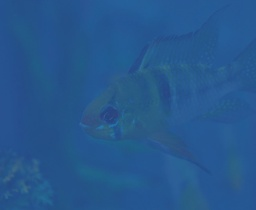
#> input picture fusion-matlab/img/1.jpg, 256 x 210 px, shrunk from 1562 x 1284 before the run, given as the content of the folder D:/img/InputImages, which was not available
$ python main.py
#> lines starting #> are read from the running program, lines starting #| are printed output that depends on the picture; long printed decimals are rounded; pictures that were not available may be replaced by others from this repository, and a replacement may not be noted
#> further down, img is the input picture: shape (210, 256, 3); mean B, G, R 141.4, 87.6, 37.8
### IBLA/getRGbDarkChannel.py
import numpy as np


def getMinChannel(img):

	imgGray = np.zeros((img.shape[0],img.shape[1]))
	localMin = 255
	for i in range(0,img.shape[0]):
		for j in range(0,img.shape[1]):
			localMin = 255
			for k in range(0,3):
				if img.item((i,j,k)) < localMin:
					localMin = img.item((i,j,k))
			imgGray[i,j] = localMin
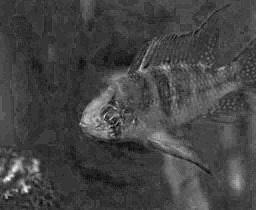
#> imgGray: shape (210, 256) float64; min 29, max 62, mean 37.8; drawn with min black and max white
	return imgGray


def getRGB_Darkchannel(img, blockSize):
    img = getMinChannel(img)
    addSize = int((blockSize - 1) / 2)
    newHeight = img.shape[0] + blockSize - 1
    newWidth = img.shape[1] + blockSize - 1
    # 中间结果
    imgMiddle = np.zeros((newHeight, newWidth))
    imgMiddle[:, :] = 255
    imgMiddle[addSize:newHeight - addSize, addSize:newWidth - addSize] = img
    # print('imgMiddle',imgMiddle)
    imgDark = np.zeros((img.shape[0], img.shape[1]), np.uint8)
    for i in range(addSize, newHeight - addSize):
        for j in range(addSize, newWidth - addSize):
            localMin = 255
            for k in range(i - addSize, i + addSize + 1):
                for l in range(j - addSize, j + addSize + 1):
                    if imgMiddle.item((k, l)) < localMin:
                        localMin = imgMiddle.item((k, l))
            imgDark[i - addSize, j - addSize] = localMin
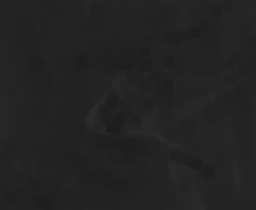
#> imgDark: shape (210, 256); min 29, max 46, mean 35
    imgDark = np.float16(imgDark)

    return imgDark

### IBLA/blurrinessMap.py
import cv2
import numpy as np


def getMaxDarkChannel(img, blockSize):
    addSize = int((blockSize - 1) / 2)
    newHeight = img.shape[0] + blockSize - 1
    newWidth = img.shape[1] + blockSize - 1
    # 中间结果
    imgMiddle = np.zeros((newHeight, newWidth))
    imgMiddle[:, :] = 0
    imgMiddle[addSize:newHeight - addSize, addSize:newWidth - addSize] = img
    # print('imgMiddle',imgMiddle)
    imgDark = np.zeros((img.shape[0], img.shape[1]), np.uint8)
    for i in range(addSize, newHeight - addSize):
        for j in range(addSize, newWidth - addSize):
            localMin = 0
            for k in range(i - addSize, i + addSize + 1):
                for l in range(j - addSize, j + addSize + 1):
                    if imgMiddle.item((k, l)) > localMin:
                        localMin = imgMiddle.item((k, l))
            imgDark[i - addSize, j - addSize] = localMin
    imgDark = np.uint8(imgDark)
    return imgDark


def blurrnessMap(img,blockSize,n):
#> called with blockSize = 9, n = 5
    B = np.zeros((img.shape))
    for i in range(1, n):

        r = 2 ** i * (n - 1) + 1
        # print('r', r)
        img = np.uint8(img)
        blur = cv2.GaussianBlur(img, (r, r), r)
        blur = np.float32(blur)
        img = np.float32(img)
        B = np.absolute((img - blur)) + B
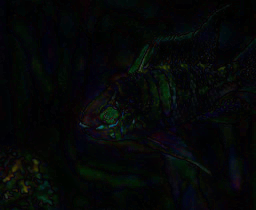
#> B: shape (210, 256, 3) float64; mean B, G, R 7.5, 7.4, 5.1
    B_Map = B / (n - 1)
    B_Map = np.uint8(B_Map)

    B_Map_dark = cv2.cvtColor((B_Map), cv2.COLOR_BGR2GRAY)

    Roughdepthmap = getMaxDarkChannel(B_Map_dark, blockSize)
    Refinedepthmap = cv2.bilateralFilter(Roughdepthmap, 9, 75, 75)
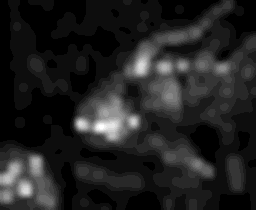
#> Refinedepthmap: shape (210, 256); min 1, max 20, mean 3.52; drawn with min black and max white
    return Refinedepthmap

### IBLA/getAtomsphericLightOne.py
import numpy as np

# 用于排序时存储原来像素点位置的数据结构
class Node(object):
	def __init__(self,x,y,value):
		self.x = x
		self.y = y
		self.value = value
	def printInfo(self):
		print(self.x,self.y,self.value)


def getAtomsphericLightDCP_Bright(darkChannel, img,percent):
    # print('getAtomsphericLightDCP_MAX(darkChannel, img,percent):',darkChannel)
#> called with percent = 0.001
    size = darkChannel.shape[0] * darkChannel.shape[1]
    height = darkChannel.shape[0]
    width = darkChannel.shape[1]
    nodes = []
    img = np.float32(img)
    # 用一个链表结构(list)存储数据
    for i in range(0, height):
        for j in range(0, width):
            oneNode = Node(i, j, darkChannel[i, j])
            nodes.append(oneNode)
#> this loop made 210 passes
    # 排序
    nodes = sorted(nodes, key=lambda node: node.value, reverse=True)
    atomsphericLight = 0
    # 获取暗通道前0.1%(percent)的位置的像素点在原图像中的最高亮度值
    SumImg = np.zeros(3)
    for i in range(0, int(percent * size)):
        SumImg  =  SumImg  + img[nodes[i].x, nodes[i].y, :]
    AtomsphericLight  = SumImg/(int(percent * size))
    return AtomsphericLight

### IBLA/getAtomsphericLightTwo.py
import cv2
import numpy as np


def Selection_SameFour(I_gray_Q,height_begin,height_end,width_begin,width_end):
    height = height_end - height_begin
    width  = width_end  - width_begin
    Q = []

    for i in range(height_begin,height_end):
        for j in range(width_begin,width_end):
            Q.append(I_gray_Q[i,j])
    Q = np.array(Q).reshape((height,width))
    return Q

def quadTree(img,I_gray_Q):
    height = I_gray_Q.shape[0]
    width = I_gray_Q.shape[1]

    if(height/2 == 1):
        height = height- 1
    if (width / 2  == 1 ):
        width = width - 1
    half_height = int(height/2)
    half_width = int(width/2)
    Q1 = Selection_SameFour(I_gray_Q,0,half_height,0,half_width)
    Q2 = Selection_SameFour(I_gray_Q,0,half_height,half_width,(half_width*2))
    Q3 = Selection_SameFour(I_gray_Q,half_height,(half_height*2),0,half_width)
    Q4 = Selection_SameFour(I_gray_Q,half_height,(half_height*2),half_width,(half_width*2))
    Q1_var = np.var(Q1)
    Q2_var = np.var(Q2)
    Q3_var = np.var(Q3)
    Q4_var = np.var(Q4)
    Q_var_min = np.min([Q1_var,Q2_var,Q3_var,Q4_var])
    if(Q1_var == Q_var_min):
        return img[0:half_height,0:half_width,:],Q1
    if (Q2_var == Q_var_min):
        return img[0:half_height,half_width:(half_width*2),:],Q2
    if (Q3_var == Q_var_min):
        return img[half_height:(half_height*2),0:half_width,:],Q3
    if (Q4_var == Q_var_min):
        return img[half_height:(half_height*2),half_width:(half_width*2),:],Q4


def getAtomsphericLightLv(img):
    I_gray_Q = cv2.cvtColor(img, cv2.COLOR_BGR2GRAY)
    for i in range(0,5):
        img,I_gray_Q  = quadTree(img,I_gray_Q)
    AtomsphericLight = np.zeros(3)
    for i in range(3):
        AtomsphericLight[i] = np.mean(img[:,:,i])
    return AtomsphericLight

### IBLA/getAtomsphericLightThree.py
import cv2
import numpy as np

from blurrinessMap import blurrnessMap


def Selection_SameFour(I_gray_Q,height_begin,height_end,width_begin,width_end):
    height = height_end - height_begin
    width  = width_end  - width_begin
    Q = []

    for i in range(height_begin,height_end):
        for j in range(width_begin,width_end):
            Q.append(I_gray_Q[i,j])
    Q = np.array(Q).reshape((height,width))
    return Q
def quadTree(img,I_gray_Q):
    height = I_gray_Q.shape[0]
    width = I_gray_Q.shape[1]
    if(height/2 == 1):
        height = height- 1
    if (width / 2  == 1 ):
        width = width - 1
    half_height = int(height/2)
    half_width = int(width/2)
    Q1 = Selection_SameFour(I_gray_Q,0,half_height,0,half_width)
    Q2 = Selection_SameFour(I_gray_Q,0,half_height,half_width,(half_width*2))
    Q3 = Selection_SameFour(I_gray_Q,half_height,(half_height*2),0,half_width)
    Q4 = Selection_SameFour(I_gray_Q,half_height,(half_height*2),half_width,(half_width*2))
    Q1_var = np.var(Q1)
    Q2_var = np.var(Q2)
    Q3_var = np.var(Q3)
    Q4_var = np.var(Q4)
    Q_var_min = np.min([Q1_var,Q2_var,Q3_var,Q4_var])
    if(Q1_var == Q_var_min):
        return img[0:half_height,0:half_width,:],Q1
    if (Q2_var == Q_var_min):
        return img[0:half_height,half_width:(half_width*2),:],Q2
    if (Q3_var == Q_var_min):
        return img[half_height:(half_height*2),0:half_width,:],Q3
    if (Q4_var == Q_var_min):
        return img[half_height:(half_height*2),half_width:(half_width*2),:],Q4


def getAtomsphericLightLb(img,blockSize,n):
#> called with blockSize = 9, n = 5
    BlurrnessMap  =  blurrnessMap(img, blockSize, n)
    for i in range(0, 5):
        img, BlurrnessMap = quadTree(img, BlurrnessMap)
    AtomsphericLight = np.zeros(3)
    for i in range(3):
        AtomsphericLight[i] = np.mean(img[:, :, i])
    return AtomsphericLight

### IBLA/getAtomsphericLightFusion.py
import numpy as np
import math

e = math.e
def S(img,sigma):
    height = img.shape[0]
    width = img.shape[1]
    Filter_more_half = []
    for i in range(height):
        for j in range(width):
            if(img[i,j]>(0.5*255)):
                Filter_more_half.append(img[i,j])
    Length_more_half = len(Filter_more_half)
    a = Length_more_half/(height * width)
    FinalS = (1 + e ** (-32 * (a - sigma))) ** -1
    return FinalS


def ThreeAtomsphericLightFusion(AtomsphericLightOne,AtomsphericLightTwo,AtomsphericLightThree,img):
    FialAtomsphericLightFusion = np.zeros(3)
    for i in range(0,3):
        Max = np.max([AtomsphericLightOne[i],AtomsphericLightTwo[i],AtomsphericLightThree[i]])
        Min = np.min([AtomsphericLightOne[i],AtomsphericLightTwo[i],AtomsphericLightThree[i]])
        alpha = S(img[:,:,i],sigma = 0.2)
        # print('alpha',alpha)
        AtomsphericLightFusion = alpha * Max +  (1-alpha) * Min
        FialAtomsphericLightFusion[i]= AtomsphericLightFusion
#| AtomsphericLight [147.          88.004  35.876]
    return FialAtomsphericLightFusion

### IBLA/MapOne.py
import numpy as np

from getOneChannelMax import getMaxChannel


def max_R(img,blockSize):
#> called with blockSize = 9
    img = img[:,:,2]
#> img: shape (210, 256)
    R_map  = getMaxChannel(img, blockSize)
    return R_map

### IBLA/getOneChannelMax.py
import numpy as np


def getMaxChannel(img, blockSize):
#> called with blockSize = 9
    addSize = int((blockSize - 1) / 2)
    newHeight = img.shape[0] + blockSize - 1
    newWidth = img.shape[1] + blockSize - 1

    # 中间结果
    imgMiddle = np.zeros((newHeight, newWidth),'float64')
    imgMiddle[:, :] = 0
    imgMiddle[addSize:newHeight - addSize, addSize:newWidth - addSize] = img
    # print('imgMiddle',imgMiddle)
    imgDark = np.zeros((img.shape[0], img.shape[1]), dtype=np.float64)
    localMax = 0
    for i in range(addSize, newHeight - addSize):
        for j in range(addSize, newWidth - addSize):
            localMax = 0
            for k in range(i - addSize, i + addSize + 1):
                for l in range(j - addSize, j + addSize + 1):
                    if imgMiddle.item((k, l)) > localMax:
                        localMax = imgMiddle.item((k, l))
            imgDark[i - addSize, j - addSize] = localMax
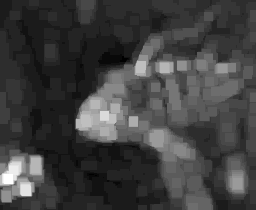
#> imgDark: shape (210, 256) float64; min 34, max 62, mean 41.1; drawn with min black and max white
    return imgDark

### IBLA/MapTwo.py
import numpy as np
from getOneChannelMax import getMaxChannel

def getGBMAxChannel(img):
    imgGray = np.zeros((img.shape[0], img.shape[1]), dtype=np.float64)
    for i in range(0, img.shape[0]):
        for j in range(0, img.shape[1]):
            localMax = 0
            for k in range(0, 2):
                if img.item((i, j, k)) > localMax:
                    localMax = img.item((i, j, k))
            imgGray[i, j] = localMax
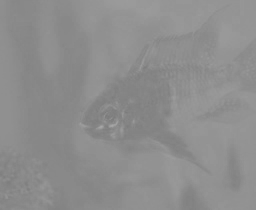
#> imgGray: shape (210, 256) float64; min 123, max 167, mean 141.4
    return imgGray


def R_minus_GB(img,blockSize,R_map):
    img = getGBMAxChannel(img)
    mip_map =  R_map - getMaxChannel(img, blockSize)
    return mip_map

### IBLA/F_stretching.py
import numpy as np

def StretchingFusion(map):
    map_max = np.max(map)
    map_min = np.min(map)

    # if(map_max < 2):
    #     map_max = 5
    finalmap  = (map - map_min) / (map_max - map_min)
#| Theta_a 0.0
#| Theta_b 1.0
    return finalmap

### IBLA/global_Stretching.py
import numpy as np

def global_stretching(img_L):
    height = len(img_L)
    width = len(img_L[0])
    length = height * width
    R_rray = []
    for i in range(height):
        for j in range(width):
            R_rray.append(img_L[i][j])
    R_rray.sort()
    I_min = R_rray[int(length / 200)]
    I_max = R_rray[-int(length / 200)]
    print('I_min',I_min)
#| I_min 0.1071
    print('I_max',I_max)
#| I_max 0.9643
    array_Global_histogram_stretching_L = np.zeros((height, width))
    for i in range(0, height):
        for j in range(0, width):
            if img_L[i][j] < I_min:
                p_out = img_L[i][j]
                array_Global_histogram_stretching_L[i][j] = 0.05
            elif (img_L[i][j] > I_max):
                p_out = img_L[i][j]
                array_Global_histogram_stretching_L[i][j] = 0.95
            else:
                p_out = (img_L[i][j] - I_min) * ((0.95-0.05) / (I_max - I_min))+ 0.05
                array_Global_histogram_stretching_L[i][j] = p_out
    return (array_Global_histogram_stretching_L)


# [23 lines of commented-out code are left out]

### IBLA/CloseDepth.py
import numpy as np
import math


def  closePoint(img, AtomsphericLight):
    Max = []
    img = np.float32(img)
    for i in range(0,3):
        Max_Abs =  np.absolute(img[i] - AtomsphericLight[i])
        Max_I = np.max(Max_Abs)
        Max_B = np.max([AtomsphericLight[i],(255 -AtomsphericLight[i])])
        temp  = Max_I / Max_B
        Max.append(temp)
    print('Max',Max)
#| Max [0.7619, 0.4012, 0.5436]
    K_b = 1  - np.max(Max)
    return K_b

### IBLA/getTransmissionR.py

import numpy as np
import math
e = math.e


def getTransmission(d_f):

    transmission = e ** ( (-1/7)* d_f)

    transmission = np.clip(transmission, 0.1, 1)

    return transmission

### IBLA/getTransmissionGB.py
import numpy as np

def transmissionMap(transmissionR, AtomsphericLight,BG ,AtomsphericLight_R, R):
#> called with AtomsphericLight = 147, BG = 450, AtomsphericLight_R = 35.88, R = 620
    x = AtomsphericLight_R * ( -0.00113 * BG + 1.62517)
    y = AtomsphericLight * ( -0.00113 * R + 1.62517)
    k = x/y
    transmission = transmissionR ** k
    transmission = np.clip(transmission, 0.1, 1)
    return transmission

def getGBTransmissionESt(transmissionR, AtomsphericLight):
    transmissionB  = transmissionMap(transmissionR, AtomsphericLight[0],450 , AtomsphericLight[2], 620)
    transmissionG  = transmissionMap(transmissionR, AtomsphericLight[1],540 , AtomsphericLight[2], 620)
#> call 2 of transmissionMap, with AtomsphericLight = 88, BG = 540, AtomsphericLight_R = 35.88, R = 620
#> in transmissionMap (call 2), `transmission = transmissionR ** k`:
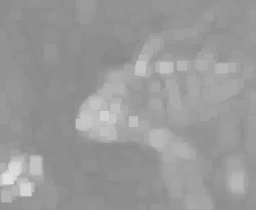
#> transmission: shape (210, 256) float64; min 0.531, max 0.885, mean 0.606

    return transmissionB,transmissionG

### IBLA/GuidedFilter.py
# -*- coding: utf-8 -*-
import numpy as np
import cv2

class GuidedFilter:

    # def __init__(self, I, radius=5, epsilon=0.4):
    def __init__(self, I, radius, epsilon):

        self._radius = 2 * radius + 1
        self._epsilon = epsilon
        self._I = self._toFloatImg(I)
        self._initFilter()

        # print('radius',self._radius)
        # print('epsilon',self._epsilon)

    def _toFloatImg(self, img):
        if img.dtype == np.float32:
            return img
        return ( 1.0 / 255.0 ) * np.float32(img)

    def _initFilter(self):
        I = self._I
        r = self._radius
        eps = self._epsilon

        Ir, Ig, Ib = I[:, :, 0], I[:, :, 1], I[:, :, 2]

        # [10 lines of commented-out code are left out]


        self._Ir_mean = cv2.blur(Ir, (r, r))
        self._Ig_mean = cv2.blur(Ig, (r, r))
        self._Ib_mean = cv2.blur(Ib, (r, r))

        Irr_var = cv2.blur(Ir ** 2, (r, r)) - self._Ir_mean ** 2 + eps
        Irg_var = cv2.blur(Ir * Ig, (r, r)) - self._Ir_mean * self._Ig_mean
        Irb_var = cv2.blur(Ir * Ib, (r, r)) - self._Ir_mean * self._Ib_mean
        Igg_var = cv2.blur(Ig * Ig, (r, r)) - self._Ig_mean * self._Ig_mean + eps
        Igb_var = cv2.blur(Ig * Ib, (r, r)) - self._Ig_mean * self._Ib_mean
        Ibb_var = cv2.blur(Ib * Ib, (r, r)) - self._Ib_mean * self._Ib_mean + eps


        Irr_inv = Igg_var * Ibb_var - Igb_var * Igb_var
        Irg_inv = Igb_var * Irb_var - Irg_var * Ibb_var
        Irb_inv = Irg_var * Igb_var - Igg_var * Irb_var
        Igg_inv = Irr_var * Ibb_var - Irb_var * Irb_var
        Igb_inv = Irb_var * Irg_var - Irr_var * Igb_var
        Ibb_inv = Irr_var * Igg_var - Irg_var * Irg_var

        I_cov = Irr_inv * Irr_var + Irg_inv * Irg_var + Irb_inv * Irb_var
        Irr_inv /= I_cov
        Irg_inv /= I_cov
        Irb_inv /= I_cov
        Igg_inv /= I_cov
        Igb_inv /= I_cov
        Ibb_inv /= I_cov

        self._Irr_inv = Irr_inv
        self._Irg_inv = Irg_inv
        self._Irb_inv = Irb_inv
        self._Igg_inv = Igg_inv
        self._Igb_inv = Igb_inv
        self._Ibb_inv = Ibb_inv

    def _computeCoefficients(self, p):
        r = self._radius
        I = self._I
        Ir, Ig, Ib = I[:, :, 0], I[:, :, 1], I[:, :, 2]


        p_mean = cv2.blur(p, (r, r))
        Ipr_mean = cv2.blur(Ir * p, (r, r))
        Ipg_mean = cv2.blur(Ig * p, (r, r))
        Ipb_mean = cv2.blur(Ib * p, (r, r))


        Ipr_cov = Ipr_mean - self._Ir_mean * p_mean
        Ipg_cov = Ipg_mean - self._Ig_mean * p_mean
        Ipb_cov = Ipb_mean - self._Ib_mean * p_mean

        ar = self._Irr_inv * Ipr_cov + self._Irg_inv * Ipg_cov + self._Irb_inv * Ipb_cov
        ag = self._Irg_inv * Ipr_cov + self._Igg_inv * Ipg_cov + self._Igb_inv * Ipb_cov
        ab = self._Irb_inv * Ipr_cov + self._Igb_inv * Ipg_cov + self._Ibb_inv * Ipb_cov

        b = p_mean - ar * self._Ir_mean - ag * self._Ig_mean - ab * self._Ib_mean

        ar_mean = cv2.blur(ar, (r, r))
        ag_mean = cv2.blur(ag, (r, r))
        ab_mean = cv2.blur(ab, (r, r))
        b_mean = cv2.blur(b, (r, r))

        return ar_mean, ag_mean, ab_mean, b_mean

    def _computeOutput(self, ab, I):

        ar_mean, ag_mean, ab_mean, b_mean = ab
        Ir, Ig, Ib = I[:, :, 0], I[:, :, 1], I[:, :, 2]
        q = ar_mean * Ir + ag_mean * Ig + ab_mean * Ib + b_mean
        return q

    def filter(self, p):

        p_32F = self._toFloatImg(p)

        ab = self._computeCoefficients(p)
        return self._computeOutput(ab, self._I)

### IBLA/sceneRadiance.py
import numpy as np


def sceneRadianceRGB(img, transmissionB, transmissionG, transmissionR, AtomsphericLight):
    transmission = np.zeros(img.shape)
    transmission[:, :, 0] = transmissionB
    transmission[:, :, 1] = transmissionG
    transmission[:, :, 2] = transmissionR
    sceneRadiance = np.zeros(img.shape)
    img = np.float32(img)
    for i in range(0, 3):
        sceneRadiance[:, :, i] = (img[:, :, i] - AtomsphericLight[i]) / transmission[:, :, i]  + AtomsphericLight[i]
        # 限制透射率 在0～255
    sceneRadiance = np.clip(sceneRadiance,0, 255)
    sceneRadiance = np.uint8(sceneRadiance)
    return sceneRadiance

### IBLA/MapFusion.py
import numpy as np
import math
e = math.e

def S(a,sigma):
    FinalS = (1 + e ** (-32 * (a - sigma))) ** -1
    return FinalS

def Scene_depth(d_R,d_D,d_B,img,AtomsphericLight):
    avg_BL = np.mean(AtomsphericLight)
    avg_Ir = np.mean(img[:,:,2])
    # print('avg_BL',avg_BL)
    # print('avg_Ir',avg_Ir)

    Theta_a = S(avg_BL, 0.5*255)
    Theta_b = S(avg_Ir, 0.1*255)

    print('Theta_a',Theta_a)
    print('Theta_b',Theta_b)

    Depth_map =   Theta_b *  (Theta_a * d_D  +  (1  - Theta_a) *  d_R )  +   (1 - Theta_b) *   d_B
    return Depth_map

### IBLA/getRefinedTransmission.py
import cv2
import numpy as np

from GuidedFilter import GuidedFilter


def  Refinedtransmission(transmissionB,transmissionG,transmissionR_Stretched,img):


    gimfiltR = 50  # 引导滤波时半径的大小
    eps = 10 ** -3  # 引导滤波时epsilon的值

    guided_filter = GuidedFilter(img, gimfiltR, eps)
    transmissionR_Stretched = guided_filter.filter(transmissionR_Stretched)
    transmissionG = guided_filter.filter(transmissionG)
    transmissionB = guided_filter.filter(transmissionB)

    transmission = np.zeros(img.shape)
    transmission[:, :, 0] = transmissionB
    transmission[:, :, 1] = transmissionG
    transmission[:, :, 2] = transmissionR_Stretched
    transmission = np.clip(transmission,0.2, 0.9)
    return transmission[:, :, 0], transmission[:, :, 1],transmission[:, :, 2]

    # [7 lines of commented-out code are left out]

### IBLA/main.py
import os
import datetime
import numpy as np
import cv2
import natsort
from CloseDepth import closePoint
from F_stretching import StretchingFusion
from MapFusion import Scene_depth
from MapOne import max_R
from MapTwo import R_minus_GB
from blurrinessMap import blurrnessMap
from getAtomsphericLightFusion import ThreeAtomsphericLightFusion
from getAtomsphericLightOne import getAtomsphericLightDCP_Bright
from getAtomsphericLightThree import getAtomsphericLightLb
from getAtomsphericLightTwo import getAtomsphericLightLv
from getRGbDarkChannel import getRGB_Darkchannel
from getRefinedTransmission import Refinedtransmission
from getTransmissionGB import getGBTransmissionESt
from getTransmissionR import getTransmission
from global_Stretching import global_stretching
from sceneRadiance import sceneRadianceRGB
from sceneRadianceHE import RecoverHE

np.seterr(over='ignore')
if __name__ == '__main__':
    pass


folder = "D:\\img"
path = folder + "\\InputImages"
files = os.listdir(path)
files =  natsort.natsorted(files)
starttime = datetime.datetime.now()
for i in range(len(files)):
    file = files[i]
    filepath = path + "/" + file
    prefix = file.split('.')[0]
    if os.path.isfile(filepath):
        print('********    file   ********',file)
        img = cv2.imread(folder +'\\InputImages\\' + file)
        blockSize = 9
        n = 5
        RGB_Darkchannel = getRGB_Darkchannel(img, blockSize)
        BlurrnessMap = blurrnessMap(img, blockSize, n)
        AtomsphericLightOne = getAtomsphericLightDCP_Bright(RGB_Darkchannel, img, percent=0.001)
        AtomsphericLightTwo = getAtomsphericLightLv(img)
        AtomsphericLightThree = getAtomsphericLightLb(img, blockSize, n)
        AtomsphericLight = ThreeAtomsphericLightFusion(AtomsphericLightOne, AtomsphericLightTwo, AtomsphericLightThree, img)
        print('AtomsphericLight',AtomsphericLight)   # [b,g,r]


        R_map = max_R(img, blockSize)
        mip_map = R_minus_GB(img, blockSize, R_map)
        bluriness_map = BlurrnessMap

        d_R = 1 - StretchingFusion(R_map)
        d_D = 1 - StretchingFusion(mip_map)
        d_B = 1 - StretchingFusion(bluriness_map)

        d_n = Scene_depth(d_R, d_D, d_B, img, AtomsphericLight)
        d_n_stretching = global_stretching(d_n)
        d_0 = closePoint(img, AtomsphericLight)
        d_f = 8  * (d_n +  d_0)

        # cv2.imwrite('OutputImages/' + prefix + '_IBLADepthMapd_D.jpg', np.uint8((d_D)*255))
        # cv2.imwrite('OutputImages/' + prefix + '_IBLADepthMap.jpg', np.uint8((d_f/d_f.max())*255))

        transmissionR = getTransmission(d_f)
        transmissionB, transmissionG = getGBTransmissionESt(transmissionR, AtomsphericLight)
        transmissionB, transmissionG, transmissionR = Refinedtransmission(transmissionB, transmissionG, transmissionR, img)

        # cv2.imwrite('OutputImages/' + prefix + '_IBLA_TM.jpg', np.uint8(np.clip(transmissionR * 255, 0, 255)))

        sceneRadiance = sceneRadianceRGB(img, transmissionB, transmissionG, transmissionR, AtomsphericLight)
        # cv2.imwrite('OutputImages/' + prefix + '_IBLA.jpg', sceneRadiance)

        # sceneRadiance =  RecoverHE(sceneRadiance)
        # cv2.imwrite('OutputImages/' + prefix + '_IBLA_HE.jpg', sceneRadiance)
        cv2.imwrite(folder + '\\OutputImages\\' + prefix + '_IBLA.jpg', sceneRadiance)

Endtime = datetime.datetime.now()
print('Time', Endtime - starttime)
